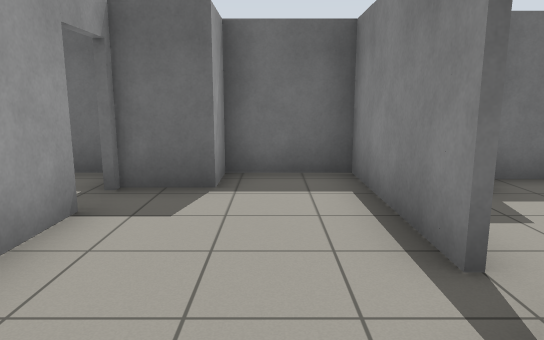
[1] (above)

24 first-person views from a walk through a robot-simulator world made for Gazebo. The camera is 1.2 m above the floor, tilts 10° down and sees 70° across. The floor is counted in squares, 1 m on a side. Each view is taken from the middle of a square. On the plan, view 1 faces up. The plan holds only what a view shows up to about 15 squares ahead; the rest is blank. The place goes on beyond the plan.

[2]
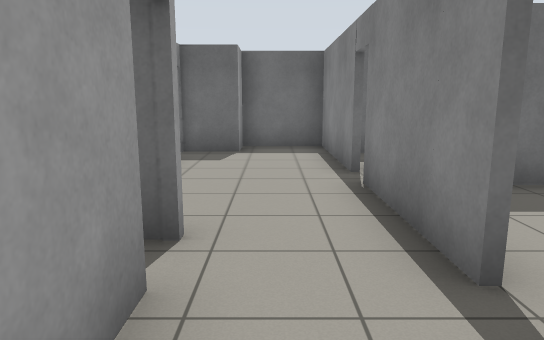

[3]
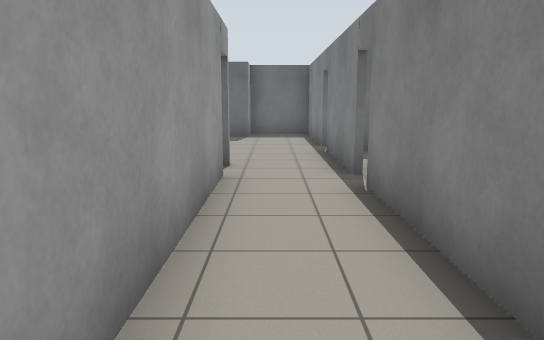

[4]
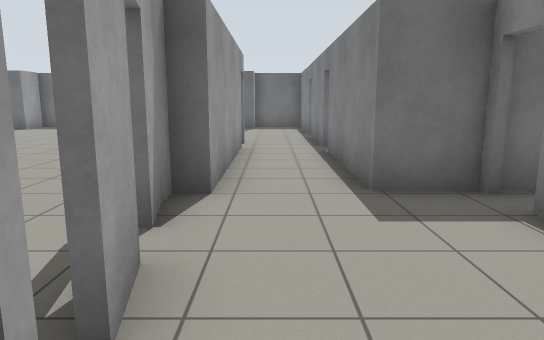

[5]
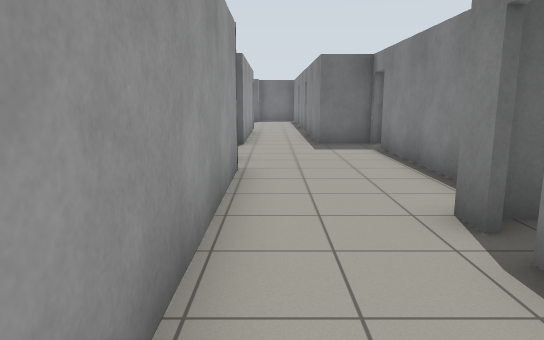

[6]
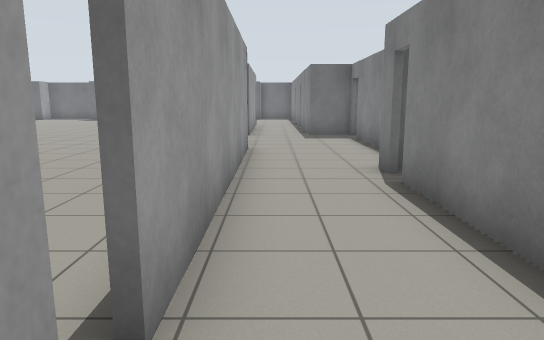

[7]
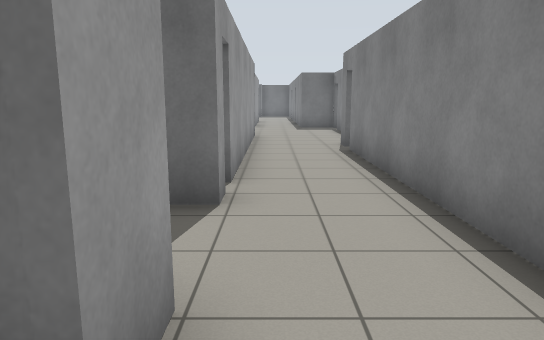

[8]
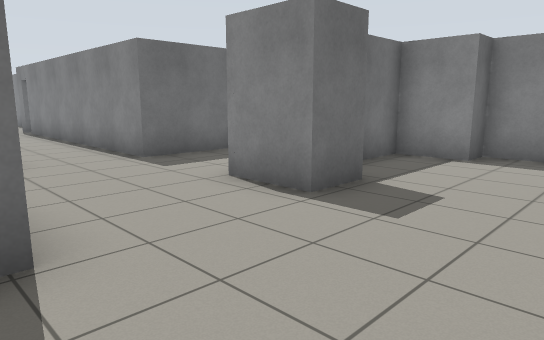

[9]
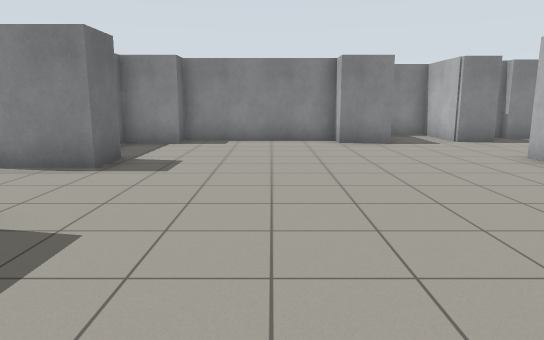

[10]
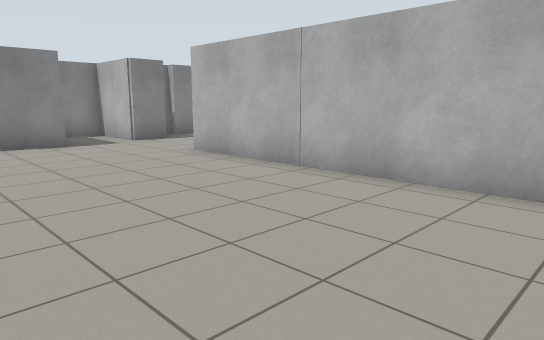

[11]
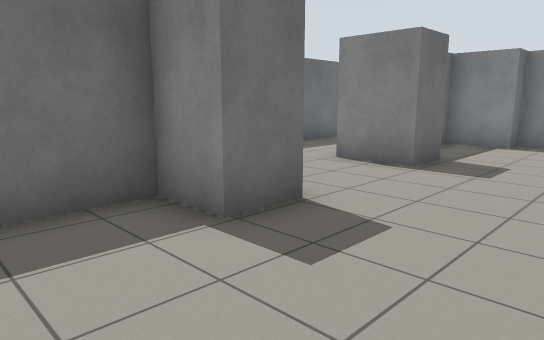

[12]
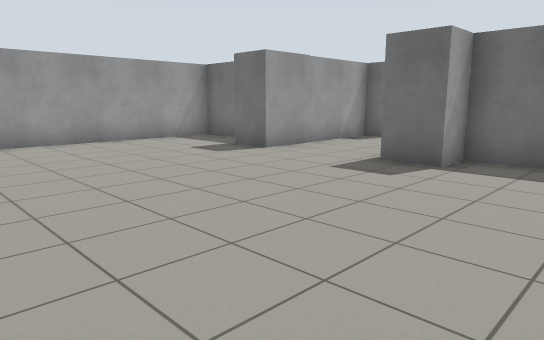

[13]
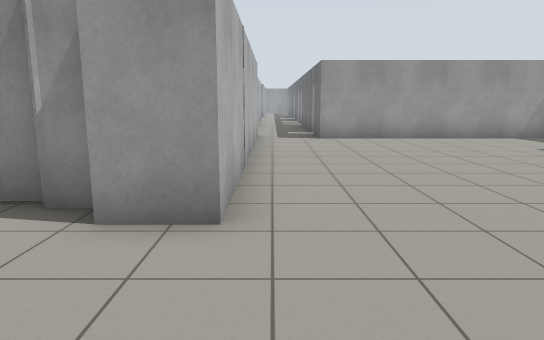

[14]
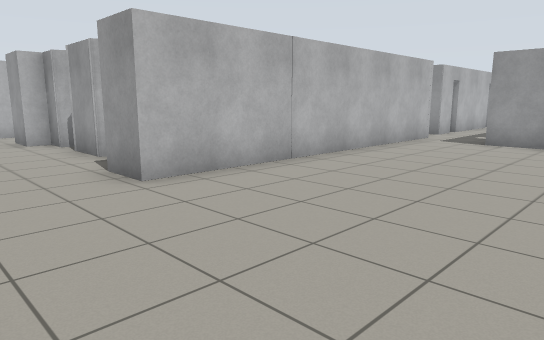

[15]
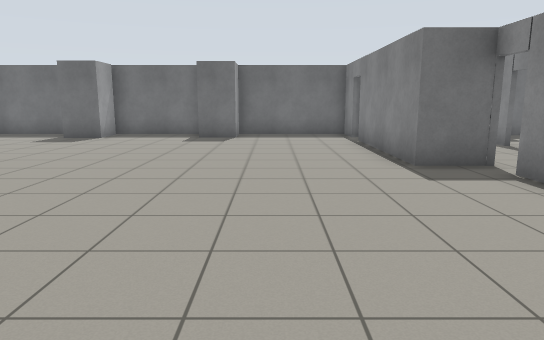

[16]
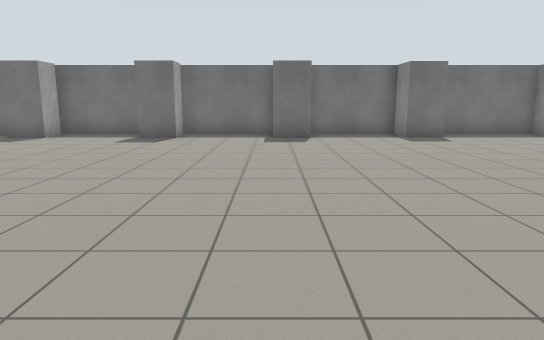

[17]
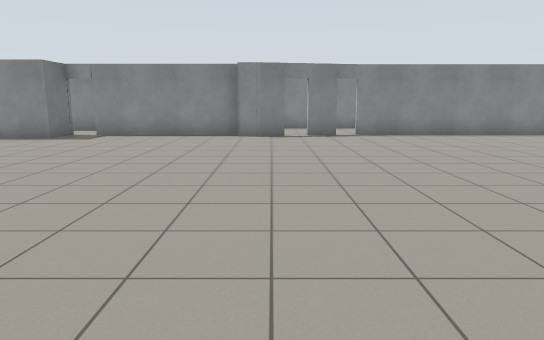

[18]
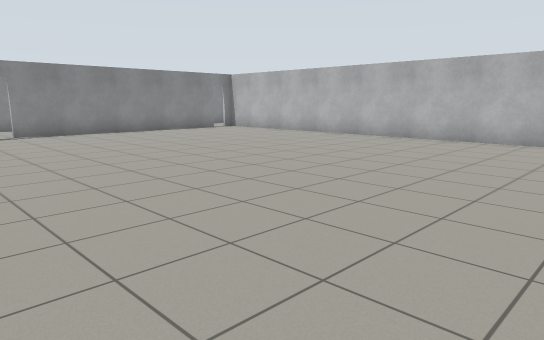

[19]
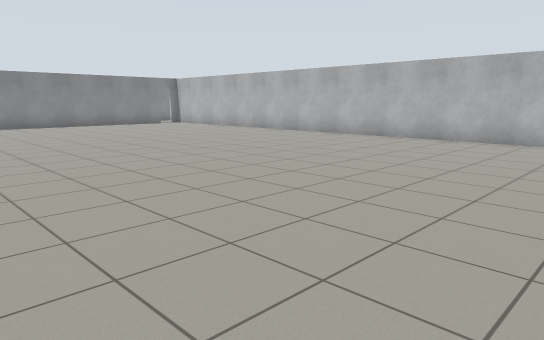

[20]
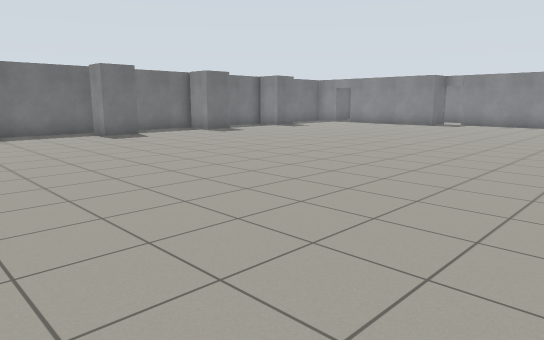

[21]
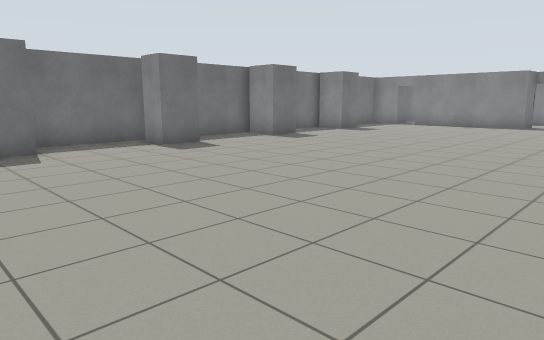

[22]
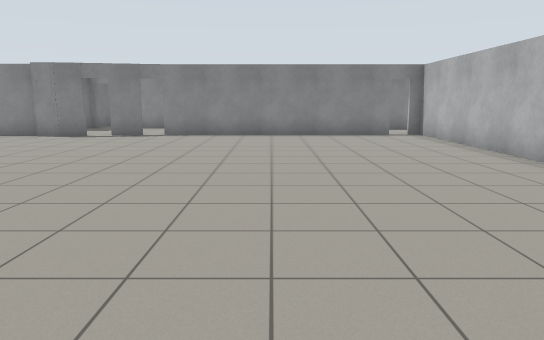

[23]
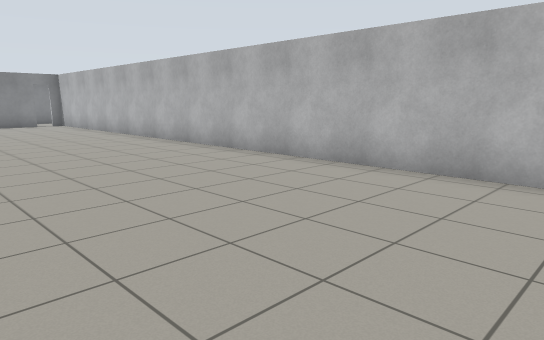

[24]
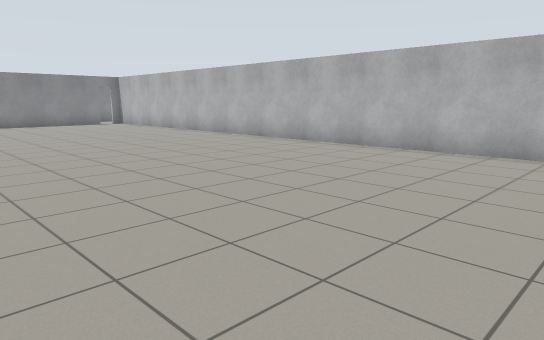

### Floor plan
Points are (right, up) in squares from view 1. A wall is a line through its corners. A room is listed if a view was taken in it or the views show most of it. See-through windows are left out.
Room 1 (view 1)
walls: (1.4, 2.5) (1.4, 6.5) (-0.8, 6.5) (-0.8, 5.4) (-2.3, 5.4); (-2.1, 4.2) (-2.1, 2.9); (1.4, -0.4) (1.4, 1.8)
ways out: opening at (0, 0) to room 2; open door at (-2, 4.5) to room 4; open door at (1.5, 2)
Room 2 (views 2, 3, 4, 5, 6)
walls: (2, -14.6) (2, -13.9); (2.8, -12.2) (2.8, -7.9); (-0.6, -11) (-0.6, -19.4); (-1, -9.1) (-0.8, -10.4); (-1.3, -7.4) (-1.1, -8.5); (-1.3, -7) (-1.3, -7.6); (2.9, -6.8) (1.4, -6.8) (1.4, -2.5); (-0.6, -19.9) (-0.6, -20.6) (-1.3, -20.6); (2, -22.4) (2, -15.3); (1.4, -1.6) (1.4, -0.4); (-0.8, -1.6) (-0.8, -7)
ways out: opening at (0, 0) to room 1; opening at (0.5, -23.5) to room 3; open door at (-1, -19.5) to room 4; open door at (-1, -11) to room 4; open door at (-1, -9) to room 4; gap at (-1, -1.5) to room 4; open door at (1.5, -2); open door at (2, -15); open door at (3, -7.5)
Room 3 (views 7, 8, 9, 10, 11, 12, 13, 14)
walls: (4.6, -27.5) (3.3, -27.5) (3.3, -28.9) (2, -28.9) (2, -27); (6.4, -35.5) (6.4, -34) (7.3, -34) (7.3, -29.3) (6.4, -29.3) (6.4, -27.5) (4.9, -27.5); (2.7, -39) (2.7, -39.6); (2.4, -39.8) (2.4, -40.4); (6.6, -38.8) (6.6, -37.5) (9.1, -37.5) (9.1, -36.2); (2.7, -40.6) (2.7, -41.5); (6.1, -23.9) (2, -23.9) (2, -22.4); (-5.5, -37.5) (3.3, -37.5) (3.3, -38.9); (-0.6, -22.9) (-0.6, -23.9) (-1.3, -23.9) (-1.3, -28.9) (-2.6, -28.9) (-2.6, -27.5) (-5.8, -27.5) (-5.8, -35.4); (7.6, -40.5) (7.6, -39.6)
ways out: opening at (0.5, -23.5) to room 2; opening at (-6.5, -36.5)
Room 4 (views 15, 16, 17, 18, 19, 20, 21, 22, 23, 24)
walls: (-1.5, -7.6) (-1.5, -6.8); (-1.3, -8.5) (-1.5, -7.4); (-1, -6.9) (-1, -1.6); (-0.9, -10.4) (-1.1, -9.3); (-0.8, -0.7) (-2.3, -0.7) (-2.3, 4.2); (-10.7, 6.2) (-10.7, 4.9) (-12, 4.9) (-12, 6.2); (-15.2, 6) (-15.2, 4.9) (-16.4, 4.9) (-16.4, 6); (-19.6, 6) (-19.6, 4.9) (-20.9, 4.9); (-2.3, 5.4) (-2.3, 6.5) (-6.2, 6.5) (-6.2, 5.1) (-7.5, 5.1) (-7.5, 6.5) (-19.9, 6.5); (-21, -20.4) (-0.8, -20.4); (-0.8, -19.4) (-0.8, -11)
ways out: open door at (-2, 4.5) to room 1; open door at (-1, -19.5) to room 2; open door at (-1, -11) to room 2; open door at (-1, -9) to room 2; gap at (-1, -1.5) to room 2

Positions as (right, up) in squares from view 1, and headings:
1: (0, 0), facing up
2: (0, -4), facing up
3: (0, -8), facing up
4: (0, -12), facing up
5: (0, -18), facing up
6: (0, -21), facing up
7: (0, -25), facing up
8: (-2, -32), facing up-right
9: (-5, -32), facing right
10: (-5, -32), facing down-right
11: (-5, -32), facing up-right
12: (6, -36), facing up-left
13: (7, -37), facing left
14: (6, -32), facing down-left
15: (-5, -8), facing up
16: (-12, -8), facing up
17: (-15, -8), facing right
18: (-16, -8), facing down-right
19: (-21, -8), facing down-right
20: (-22, -9), facing up-right
21: (-22, -5), facing up-right
22: (-15, -15), facing right
23: (-22, -14), facing down-right
24: (-22, -11), facing down-right
